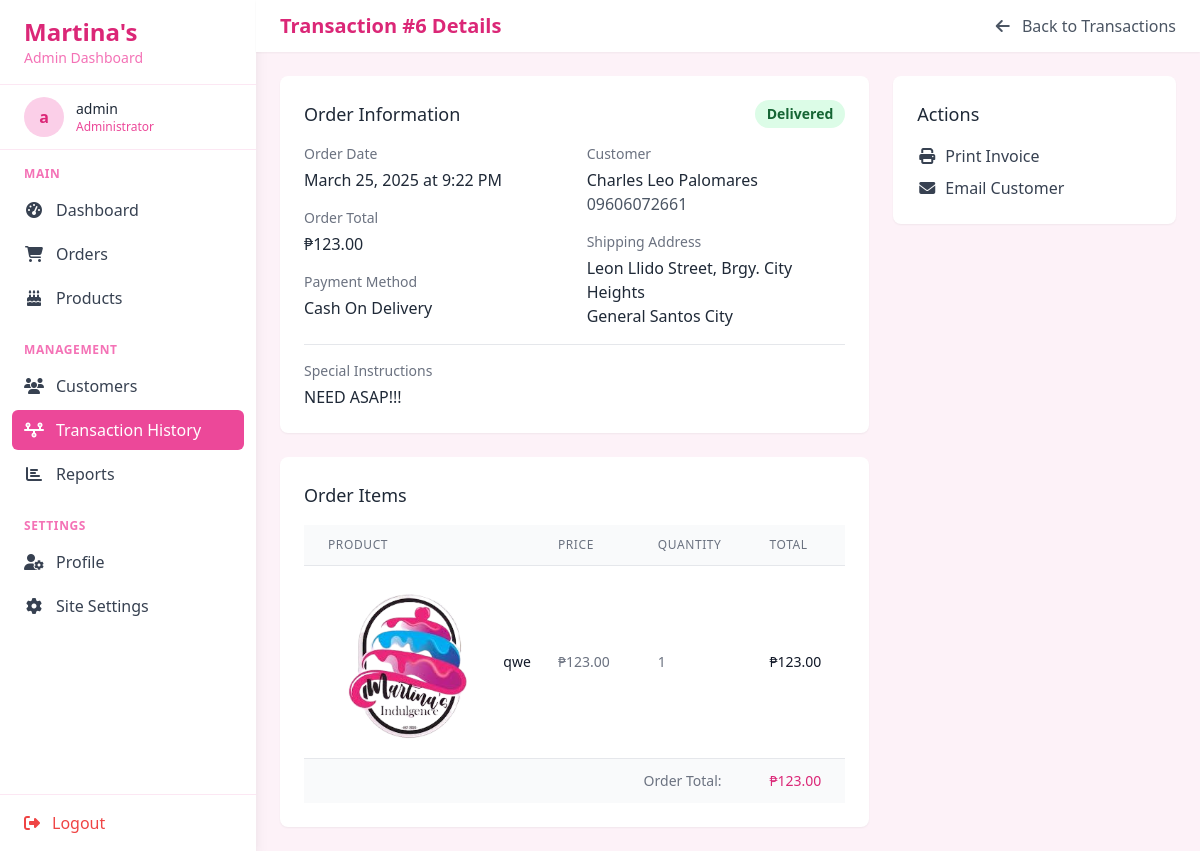
/admin/view_transaction.php?id=6 (signed in), run on the app's committed database.
### tables this page shows
CREATE TABLE `orders` (
  `id` int(11) NOT NULL,
  `user_id` int(11) NOT NULL,
  `total_amount` decimal(10,2) NOT NULL,
  `order_date` datetime NOT NULL,
  `status` enum('pending','processing','shipped','delivered','cancelled') NOT NULL DEFAULT 'pending',
  `shipping_name` varchar(100) NOT NULL,
  `shipping_address` varchar(255) NOT NULL,
  `shipping_city` varchar(100) NOT NULL,
  `shipping_phone` varchar(20) NOT NULL,
  `payment_method` enum('cash_on_delivery','bank_transfer') NOT NULL,
  `special_instructions` text DEFAULT NULL,
  `archived` tinyint(1) DEFAULT 0
);

CREATE TABLE `order_items` (
  `id` int(11) NOT NULL,
  `order_id` int(11) NOT NULL,
  `product_id` int(11) NOT NULL,
  `quantity` int(11) NOT NULL,
  `price` decimal(10,2) NOT NULL,
  `item_total` decimal(10,2) NOT NULL
);

CREATE TABLE `products` (
  `id` int(11) NOT NULL,
  `name` varchar(255) NOT NULL,
  `description` text DEFAULT NULL,
  `price` decimal(10,2) NOT NULL,
  `category` varchar(50) DEFAULT NULL,
  `image_url` varchar(255) NOT NULL,
  `created_at` timestamp NOT NULL DEFAULT current_timestamp(),
  `updated_at` timestamp NOT NULL DEFAULT current_timestamp() ON UPDATE current_timestamp()
);

### admin/view_transaction.php (the view, shortened to what this page needs)
<?php
require_once "../dbconn.php";
$order_id = (int)$_GET['id'];
$order_query = "SELECT o.*, u.username, u.email,
                COALESCE(o.order_date, NOW()) as order_date
                FROM orders o
                JOIN users u ON o.user_id = u.id
                WHERE o.id = $order_id";
$order_result = mysqli_query($conn, $order_query);
$order = mysqli_fetch_assoc($order_result);
$items_query = "SELECT oi.*, p.name, p.image_url FROM order_items oi
                JOIN products p ON oi.product_id = p.id
                WHERE oi.order_id = $order_id";
$items_result = mysqli_query($conn, $items_query);
$current_page = 'transaction.php';
?>
<!DOCTYPE html>
<html lang="en">
<head>
    <script src="https://cdn.tailwindcss.com"></script>
    <link rel="stylesheet" href="https://cdnjs.cloudflare.com/ajax/libs/font-awesome/6.4.0/css/all.min.css">
</head>
<body class="bg-pink-50 font-sans">
    <div class="flex">
        <div class="bg-white shadow-lg w-64 min-h-screen flex flex-col transition-all duration-300" id="sidebar">
            <div class="px-6 py-4 border-b border-pink-100">
                <h1 class="text-2xl font-bold text-pink-600">Martina's</h1>
                <p class="text-sm text-pink-400">Admin Dashboard</p>
            </div>
            <div class="flex items-center px-6 py-3 border-b border-pink-100">
                <div class="w-10 h-10 rounded-full bg-pink-200 flex items-center justify-center">
                    <span class="text-pink-600 font-bold"><?= substr($_SESSION["username"], 0, 1) ?></span>
                </div>
                <div class="ml-3">
                    <p class="text-sm font-medium text-gray-800"><?= htmlspecialchars($_SESSION["username"]) ?></p>
                    <p class="text-xs text-pink-500">Administrator</p>
                </div>
            </div>
            <nav class="flex-1 px-3 py-4">
                <div class="text-xs uppercase tracking-wider text-pink-400 font-semibold mb-2 px-3">Main</div>
                <a href="admin_dashboard.php"
                   class="flex items-center px-3 py-2 mb-1 rounded-md <?= $current_page == 'admin_dashboard.php' ? 'bg-pink-500 text-white' : 'text-gray-700 hover:bg-pink-100' ?>">
                    <i class="fas fa-tachometer-alt w-5 text-center"></i>
                    <span class="ml-3">Dashboard</span>
                </a>
                <a href="orders.php"
                   class="flex items-center px-3 py-2 mb-1 rounded-md <?= $current_page == 'orders.php' ? 'bg-pink-500 text-white' : 'text-gray-700 hover:bg-pink-100' ?>">
                    <i class="fas fa-shopping-cart w-5 text-center"></i>
                    <span class="ml-3">Orders</span>
                </a>
                <a href="products.php"
                   class="flex items-center px-3 py-2 mb-1 rounded-md <?= $current_page == 'products.php' ? 'bg-pink-500 text-white' : 'text-gray-700 hover:bg-pink-100' ?>">
                    <i class="fas fa-birthday-cake w-5 text-center"></i>
                    <span class="ml-3">Products</span>
                </a>
                <div class="text-xs uppercase tracking-wider text-pink-400 font-semibold mb-2 mt-6 px-3">Management</div>
                <a href="customers.php"
                   class="flex items-center px-3 py-2 mb-1 rounded-md <?= $current_page == 'customers.php' ? 'bg-pink-500 text-white' : 'text-gray-700 hover:bg-pink-100' ?>">
                    <i class="fas fa-users w-5 text-center"></i>
                    <span class="ml-3">Customers</span>
                </a>
                <a href="transaction.php"
                   class="flex items-center px-3 py-2 mb-1 rounded-md <?= $current_page == 'transaction.php' ? 'bg-pink-500 text-white' : 'text-gray-700 hover:bg-pink-100' ?>">
                    <i class="fa-solid fa-timeline w-5 text-center"></i>
                    <span class="ml-3">Transaction History</span>
                </a>
                <a href="reports.php"
                   class="flex items-center px-3 py-2 mb-1 rounded-md <?= $current_page == 'reports.php' ? 'bg-pink-500 text-white' : 'text-gray-700 hover:bg-pink-100' ?>">
                    <i class="fas fa-chart-bar w-5 text-center"></i>
                    <span class="ml-3">Reports</span>
                </a>
                <div class="text-xs uppercase tracking-wider text-pink-400 font-semibold mb-2 mt-6 px-3">Settings</div>
                <a href="profile.php"
                   class="flex items-center px-3 py-2 mb-1 rounded-md <?= $current_page == 'profile.php' ? 'bg-pink-500 text-white' : 'text-gray-700 hover:bg-pink-100' ?>">
                    <i class="fas fa-user-cog w-5 text-center"></i>
                    <span class="ml-3">Profile</span>
                </a>
                <a href="site_settings.php"
                   class="flex items-center px-3 py-2 mb-1 rounded-md <?= $current_page == 'site_settings.php' ? 'bg-pink-500 text-white' : 'text-gray-700 hover:bg-pink-100' ?>">
                    <i class="fas fa-cog w-5 text-center"></i>
                    <span class="ml-3">Site Settings</span>
                </a>
            </nav>
            <div class="px-6 py-4 border-t border-pink-100">
                <a href="../logout.php" class="flex items-center text-red-500 hover:text-red-600">
                    <i class="fas fa-sign-out-alt"></i>
                    <span class="ml-3">Logout</span>
                </a>
            </div>
        </div>
        <div class="flex-1">
            <div class="bg-white shadow-sm py-3 px-6 flex items-center justify-between">
                <h2 class="text-xl font-semibold text-pink-600">Transaction #<?= $order_id ?> Details</h2>
                <a href="transaction.php" class="text-gray-600 hover:text-pink-500">
                    <i class="fas fa-arrow-left mr-2"></i> Back to Transactions
                </a>
            </div>
            <div class="p-6">
                <div class="grid grid-cols-1 lg:grid-cols-3 gap-6">
                    <div class="lg:col-span-2">
                        <div class="bg-white rounded-lg shadow-sm p-6 mb-6">
                            <div class="flex justify-between items-center mb-4">
                                <h3 class="text-lg font-medium text-gray-800">Order Information</h3>
                                <?php
                                $status_class = [
                                    'pending' => 'bg-yellow-100 text-yellow-800',
                                    'processing' => 'bg-blue-100 text-blue-800',
                                    'shipped' => 'bg-purple-100 text-purple-800',
                                    'delivered' => 'bg-green-100 text-green-800',
                                    'cancelled' => 'bg-red-100 text-red-800'
                                ];
                                $status = $order['status'];
                                $class = $status_class[$status] ?? 'bg-gray-100 text-gray-800';
                                ?>
                                <span class="px-3 py-1 inline-flex text-sm leading-5 font-semibold rounded-full <?= $class ?>">
                                    <?= ucfirst($status) ?>
                                </span>
                            </div>
                            <div class="grid grid-cols-1 md:grid-cols-2 gap-6">
                                <div>
                                    <div class="mb-4">
                                        <h4 class="text-sm font-medium text-gray-500 mb-1">Order Date</h4>
                                        <p class="text-gray-800"><?= date('F j, Y \a\t g:i A') ?></p>
                                    </div>
                                    <div class="mb-4">
                                        <h4 class="text-sm font-medium text-gray-500 mb-1">Order Total</h4>
                                        <p class="text-gray-800 font-medium">₱<?= number_format($order['total_amount'], 2) ?></p>
                                    </div>
                                    <div>
                                        <h4 class="text-sm font-medium text-gray-500 mb-1">Payment Method</h4>
                                        <p class="text-gray-800"><?= ucwords(str_replace('_', ' ', $order['payment_method'])) ?></p>
                                    </div>
                                </div>
                                <div>
                                    <div class="mb-4">
                                        <h4 class="text-sm font-medium text-gray-500 mb-1">Customer</h4>
                                        <p class="text-gray-800 font-medium"><?= htmlspecialchars($order['shipping_name']) ?></p>
                                        <p class="text-gray-600"><?= htmlspecialchars($order['shipping_phone']) ?></p>
                                    </div>
                                    <div>
                                        <h4 class="text-sm font-medium text-gray-500 mb-1">Shipping Address</h4>
                                        <p class="text-gray-800"><?= htmlspecialchars($order['shipping_address']) ?></p>
                                        <p class="text-gray-800"><?= htmlspecialchars($order['shipping_city']) ?></p>
                                    </div>
                                </div>
                            </div>
                            <?php if (!empty($order['special_instructions'])): ?>
                                <div class="mt-4 border-t pt-4">
                                    <h4 class="text-sm font-medium text-gray-500 mb-1">Special Instructions</h4>
                                    <p class="text-gray-800"><?= nl2br(htmlspecialchars($order['special_instructions'])) ?></p>
                                </div>
                            <?php endif; ?>
                        </div>
                        <div class="bg-white rounded-lg shadow-sm p-6">
                            <h3 class="text-lg font-medium text-gray-800 mb-4">Order Items</h3>
                            <div class="overflow-x-auto">
                                <table class="min-w-full divide-y divide-gray-200">
                                    <thead class="bg-gray-50">
                                        <tr>
                                            <th scope="col" class="px-6 py-3 text-left text-xs font-medium text-gray-500 uppercase tracking-wider">Product</th>
                                            <th scope="col" class="px-6 py-3 text-left text-xs font-medium text-gray-500 uppercase tracking-wider">Price</th>
                                            <th scope="col" class="px-6 py-3 text-left text-xs font-medium text-gray-500 uppercase tracking-wider">Quantity</th>
                                            <th scope="col" class="px-6 py-3 text-left text-xs font-medium text-gray-500 uppercase tracking-wider">Total</th>
                                        </tr>
                                    </thead>
                                    <tbody class="bg-white divide-y divide-gray-200">
                                        <?php while ($item = mysqli_fetch_assoc($items_result)): ?>
                                            <tr>
                                                <td class="px-6 py-4">
                                                    <div class="flex items-center">
                                                        <?php if (!empty($item['image_url'])): ?>
                                                            <img src="<?= htmlspecialchars($item['image_url']) ?>"
                                                                 onerror="this.onerror=null; this.src='uploads/<?= htmlspecialchars($item['image_url']) ?>'; this.onerror=function(){this.src='images/no-image.png'; this.onerror=null;}"
                                                                 alt="<?= htmlspecialchars($item['name']) ?>"
                                                                 class="h-40 w-40 object-cover rounded-md mr-4">
                                                        <?php endif; ?>
                                                        <div class="text-sm text-gray-900"><?= htmlspecialchars($item['name']) ?></div>
                                                    </div>
                                                </td>
                                                <td class="px-6 py-4 whitespace-nowrap text-sm text-gray-500">
                                                    ₱<?= number_format($item['price'], 2) ?>
                                                </td>
                                                <td class="px-6 py-4 whitespace-nowrap text-sm text-gray-500">
                                                    <?= $item['quantity'] ?>
                                                </td>
                                                <td class="px-6 py-4 whitespace-nowrap text-sm font-medium text-gray-900">
                                                    ₱<?= number_format($item['item_total'], 2) ?>
                                                </td>
                                            </tr>
                                        <?php endwhile; ?>
                                    </tbody>
                                    <tfoot class="bg-gray-50">
                                        <tr>
                                            <td colspan="3" class="px-6 py-3 text-right text-sm font-medium text-gray-500">
                                                Order Total:
                                            </td>
                                            <td class="px-6 py-3 whitespace-nowrap text-sm font-medium text-pink-600">
                                                ₱<?= number_format($order['total_amount'], 2) ?>
                                            </td>
                                        </tr>
                                    </tfoot>
                                </table>
                            </div>
                        </div>
                    </div>
                    <div class="lg:col-span-1">
                        <div class="bg-white rounded-lg shadow-sm p-6 sticky top-6">
                            <h3 class="text-lg font-medium text-gray-800 mb-4">Actions</h3>
                            <div class="space-y-2">
                                <a href="#" class="flex items-center text-gray-700 hover:text-pink-500">
                                    <i class="fas fa-print w-5 text-center"></i>
                                    <span class="ml-2">Print Invoice</span>
                                </a>
                                <a href="mailto:<?= htmlspecialchars($order['email']) ?>" class="flex items-center text-gray-700 hover:text-pink-500">
                                    <i class="fas fa-envelope w-5 text-center"></i>
                                    <span class="ml-2">Email Customer</span>
                                </a>
                            </div>
                        </div>
                    </div>
                </div>
            </div>
        </div>
    </div>
</body>
</html>

### data on the page
orders: status "Delivered", total_amount "123.00", payment_method "Cash On Delivery", shipping_name "Charles Leo Palomares", shipping_phone "09606072661", shipping_address "Leon Llido Street, Brgy. City Heights", shipping_city "General Santos City", special_instructions "NEED ASAP!!!"
order_items: product.image_url (picture), product.name "qwe", price "123.00", quantity "1", item_total "123.00"

### other printed values
substr($_SESSION["username"], 0, 1) "a"
$_SESSION["username"] "admin"
$order_id "6"
